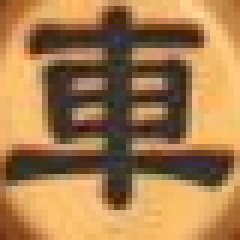
//> input picture sift_imgs/xiangqi_black_che.png, 40 x 40 px (shown 6 times larger)
$ ./recognizechess sift_imgs/xiangqi_black_che.png   (built with g++ and OpenCV 4)
//> lines starting //> are read from the running program, lines starting //| are printed output that depends on the picture
#include "opencv/cv.h"   //cv.h OpenCV的主要功能头文件，务必要；
#include "opencv/highgui.h" //显示图像用的，因为用到了显示图片，所以需要包含进去；

#include <iostream>
#include <string>

using namespace cv;
using namespace std;

#define DOUBLE_INF 1.79e+308

enum ChessType {BLACK_CHE = 0, BLACK_MA, BLACK_XIANG, BLACK_SHI, BLACK_JIANG, BLACK_ZU,
	RED_CHE, RED_MA, RED_XIANG, RED_SHI, RED_JIANG, RED_ZU, LAST_POS, UNKNOWNCHESS};

string chessnames[16] = {
	"BC", "BM", "BX", "BS", "BJ", "BP","BZ",
	"RC", "RM", "RX", "RS", "RJ", "RP","RZ",
	"LP", "NA"
};

IplImage ** templChesses = 0;

bool initTemplChesses()
{
	templChesses = new IplImage * [15];
	int id = 0;
	templChesses[id++] = cvLoadImage("/Users/xiaohang/Test/xiangqi2/sift_imgs/xiangqi_black_che.png", 1);
	templChesses[id++] = cvLoadImage("/Users/xiaohang/Test/xiangqi2/sift_imgs/xiangqi_black_ma.png", 1);
	templChesses[id++] = cvLoadImage("/Users/xiaohang/Test/xiangqi2/sift_imgs/xiangqi_black_xiang.png", 1);
	templChesses[id++] = cvLoadImage("/Users/xiaohang/Test/xiangqi2/sift_imgs/xiangqi_black_shi.png", 1);
	templChesses[id++] = cvLoadImage("/Users/xiaohang/Test/xiangqi2/sift_imgs/xiangqi_black_jiang.png", 1);
	templChesses[id++] = cvLoadImage("/Users/xiaohang/Test/xiangqi2/sift_imgs/xiangqi_black_pao.png", 1);
	templChesses[id++] = cvLoadImage("/Users/xiaohang/Test/xiangqi2/sift_imgs/xiangqi_black_zu.png", 1);

	templChesses[id++] = cvLoadImage("/Users/xiaohang/Test/xiangqi2/sift_imgs/xiangqi_red_che.png", 1);
	templChesses[id++] = cvLoadImage("/Users/xiaohang/Test/xiangqi2/sift_imgs/xiangqi_red_ma.png", 1);
	templChesses[id++] = cvLoadImage("/Users/xiaohang/Test/xiangqi2/sift_imgs/xiangqi_red_xiang.png", 1);
	templChesses[id++] = cvLoadImage("/Users/xiaohang/Test/xiangqi2/sift_imgs/xiangqi_red_shi.png", 1);
	templChesses[id++] = cvLoadImage("/Users/xiaohang/Test/xiangqi2/sift_imgs/xiangqi_red_jiang.png", 1);
	templChesses[id++] = cvLoadImage("/Users/xiaohang/Test/xiangqi2/sift_imgs/xiangqi_red_pao.png", 1);
	templChesses[id++] = cvLoadImage("/Users/xiaohang/Test/xiangqi2/sift_imgs/xiangqi_red_zu.png", 1);

	templChesses[id++] = cvLoadImage("/Users/xiaohang/Test/xiangqi2/sift_imgs/xiangqi_blank.png", 1);

	bool isok = true;
	for(int i = 0; i < 15; i++)
	{
		if(templChesses[i] == 0)
		{
			cout<<"unable to load "<<chessnames[i]<<endl;
			isok = false;
		}
	}
	if(!isok) return false;

	int width = templChesses[0]->width;
	int height = templChesses[0]->height;
	int hlfwid = width/2;
	int hlfhei = height/2;
	int nchannels = templChesses[0]->nChannels;
	for(int i = 0; i < 15; i++)
	{
		if(templChesses[i]->width != width ||
				templChesses[i]->height != height ||
				templChesses[i]->nChannels != nchannels)
		{
			cout<<"template images have different size"<<endl;
			return false;
		}
		//cvSmooth(templChesses[i], templChesses[i], CV_GAUSSIAN, 3,3,0,0);
		IplImage * hlfImg = cvCreateImage(cvSize(hlfwid, hlfhei), IPL_DEPTH_8U, nchannels);
		cvResize(templChesses[i], hlfImg);
		cvReleaseImage(&templChesses[i]);
		templChesses[i] = hlfImg;
	}
	return isok;
}

// [72 lines left out: functions bestMatchingScore, whichChess, not called in this run]

IplImage * cropImage(IplImage * src, int x, int y, int width, int height)
{
	cvSetImageROI(src, cvRect(x, y, width , height));
	IplImage * dst = cvCreateImage(cvSize(width,height), IPL_DEPTH_8U , src->nChannels);
	cvCopy(src, dst, 0);
    cvResetImageROI(src);
	return dst;
}

// [28 lines left out: function smoothData, not called in this run]
int main(int argc, char ** argv)
{
	if(argc != 2)
	{
		printf("No input image\n");
		return -1;
	}
	IplImage * image0 = cvLoadImage(argv[1], 0); // load as gray image
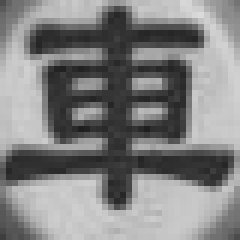
//> image0: 40 rows x 40 cols, CV_8UC1 (shown 6 times larger); min 30, max 219, mean 131
	IplImage * image1 = cvLoadImage(argv[1], 1); // load as color image
//> image1 is the input picture: 40 rows x 40 cols, CV_8UC3; mean B, G, R 77.6, 124.3, 166.4
	if(!image0 || !image1)
	{
		printf( "No image data \n" );
		return -1;
	}
	string filename = argv[1];
//> filename = "sift_imgs/xiangqi_black_che.png"
	string filename2;
	int width = image0->width;
//> width = 40
	int height = image0->height;
//> height = 40
	int nchannels = image0->nChannels;
//> nchannels = 1

	// 去掉两边的黑色边框
	for(int j = 0; j < height; j++)
	{
		int i = 0;
		int val = CV_IMAGE_ELEM(image0, unsigned char, j, i);
		while(val <= 30)
		{
			CV_IMAGE_ELEM(image0, unsigned char, j, i) = 255;
			i++;
			val = CV_IMAGE_ELEM(image0, unsigned char, j, i);
		}
		i = width-1;
		val = CV_IMAGE_ELEM(image0, unsigned char, j, i);
		while(val <= 30)
		{
			CV_IMAGE_ELEM(image0, unsigned char, j, i) = 255;
			i--;
			val = CV_IMAGE_ELEM(image0, unsigned char, j, i);
		}
	}
//> this loop made 40 passes
//> val on passes 1 to 12: 116, 126, 135, 141, 145, 145, 151, 162, 178, 185, 196, 205

	filename2 = filename + ".grid0.png";
	cvSaveImage(filename2.c_str(), image0);

	vector<double> xdata(width, 0);
	vector<double> ydata(height, 0);
	for(int j = 0; j < height; j++)
	{
		for(int i = 0; i < width; i++)
		{
			double val = CV_IMAGE_ELEM(image0, unsigned char, j, i);
			xdata[i] += 255.0 - val;
			ydata[j] += 255.0 - val;
		}
	}
//> after the loop, xdata = 40 values, max 7272 at index 19, min 3594 at index 34, mean 4958.1; ydata = 40 values, max 8095 at index 26, min 3017 at index 35, mean 4958.1
	//xdata = smoothData(xdata, 1); // 窗口半径
	//ydata = smoothData(ydata, 1);

	int bst_x0 = 0;
	double bst_xstep = 0;
	double max_xscore = 0;
	int min_xstep = width/10.0, max_xstep = width/8.0 + 0.5;
//> min_xstep = 4; max_xstep = 5

	for(double xstep = min_xstep; xstep <= max_xstep; xstep+=0.5)
	{
		//cout<<xstep<<" : "<<endl;
		for(int x0 = 0; x0 + 8*xstep < width; x0++)
		{
			double score = 0.0;
			for(int i = 0; i < 9; i++) score += xdata[(int)(x0 + i*xstep)];
			//cout<<"\t"<<x0<<" : "<<score<<endl;
			if(score > max_xscore)
			{
				max_xscore = score;
				bst_x0 = x0;
				bst_xstep = xstep;
			}
		}
	}
//> after the loop, max_xscore = 46669; bst_x0 = 1; bst_xstep = 4

	int bst_y0 = 0;
	double bst_ystep = 0;
	double max_yscore = 0;
	int min_ystep = height/11.0, max_ystep = height/9.0 + 0.5;
//> min_ystep = 3; max_ystep = 4

	for(double ystep = min_ystep; ystep <= max_ystep; ystep+=0.5)
	{
		for(int y0 = 0; y0 + 9*ystep < height; y0++)
		{
			double score = 0.0;
			for(int i = 0; i < 10; i++) score += ydata[(int)(y0 + i*ystep)];
			if(score > max_yscore)
			{
				max_yscore = score;
				bst_y0 = y0;
				bst_ystep = ystep;
			}
		}
	}
//> after the loop, max_yscore = 56050; bst_y0 = 1; bst_ystep = 3
	cout<<"bst_x0 = "<<bst_x0<<" bst_xstep = "<< bst_xstep<<endl;
//| bst_x0 = 1 bst_xstep = 4
	cout<<"bst_y0 = "<<bst_y0<<" bst_ystep = "<< bst_ystep<<endl;
//| bst_y0 = 1 bst_ystep = 3

	int height2 = image1->height/(double)image1->width * 540.0 + 0.5;
//> height2 = 540
	IplImage * boardImage = cvCreateImage(cvSize(540, height2), IPL_DEPTH_8U, image1->nChannels);
	cvResize(image1, boardImage);
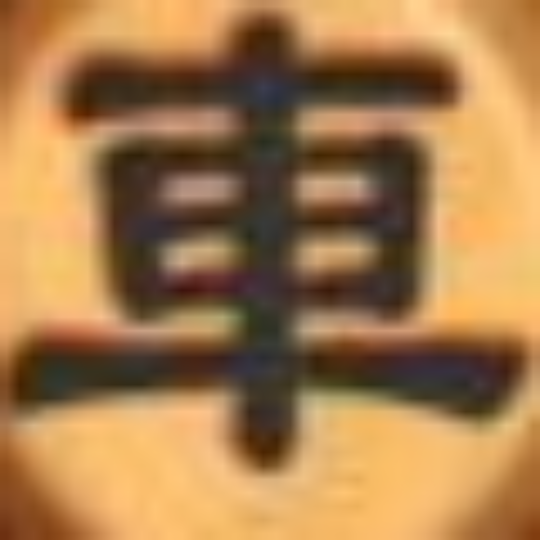
//> boardImage: 540 rows x 540 cols, CV_8UC3; mean B, G, R 77.5, 124.2, 166.2
	//
	//the font variable
	CvFont font;
	double hScale=1;
	double vScale=1;
	int lineWidth=2;// 相当于写字的线条
	// 初始化字体
	cvInitFont(&font,CV_FONT_HERSHEY_SIMPLEX|CV_FONT_ITALIC, hScale,vScale,0,lineWidth);//初始化字体，准备写到图片上的

	initTemplChesses();
//> in initTemplChesses, `templChesses[id++] = cvLoadImage("/Users/xiaohang/Test/xiangqi2/sift_i..`: id = 1
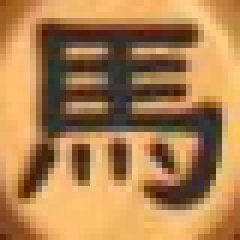
//> input picture sift_imgs/xiangqi_black_ma.png, 40 x 40 px (shown 6 times larger)
//> in initTemplChesses, `templChesses[id++] = cvLoadImage("/Users/xiaohang/Test/xiangqi2/sift_i..`: id = 2
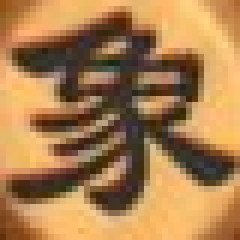
//> input picture sift_imgs/xiangqi_black_xiang.png, 40 x 40 px (shown 6 times larger)
//> in initTemplChesses, `templChesses[id++] = cvLoadImage("/Users/xiaohang/Test/xiangqi2/sift_i..`: id = 3
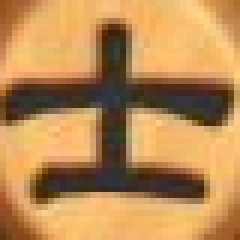
//> input picture sift_imgs/xiangqi_black_shi.png, 40 x 40 px (shown 6 times larger)
//> in initTemplChesses, `templChesses[id++] = cvLoadImage("/Users/xiaohang/Test/xiangqi2/sift_i..`: id = 4
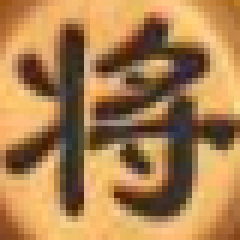
//> input picture sift_imgs/xiangqi_black_jiang.png, 40 x 40 px (shown 6 times larger)
//> in initTemplChesses, `templChesses[id++] = cvLoadImage("/Users/xiaohang/Test/xiangqi2/sift_i..`: id = 5
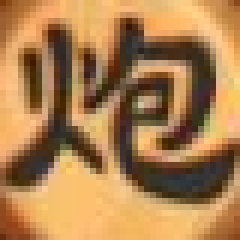
//> input picture sift_imgs/xiangqi_black_pao.png, 40 x 40 px (shown 6 times larger)
//> in initTemplChesses, `templChesses[id++] = cvLoadImage("/Users/xiaohang/Test/xiangqi2/sift_i..`: id = 6
//> xiangqi_black_zu.png cannot be read in this run, so this picture is empty
//> in initTemplChesses, `templChesses[id++] = cvLoadImage("/Users/xiaohang/Test/xiangqi2/sift_i..`: id = 7
//> xiangqi_red_che.png cannot be read in this run, so this picture is empty
//> in initTemplChesses, `templChesses[id++] = cvLoadImage("/Users/xiaohang/Test/xiangqi2/sift_i..`: id = 8
//> xiangqi_red_ma.png cannot be read in this run, so this picture is empty
//> in initTemplChesses, `templChesses[id++] = cvLoadImage("/Users/xiaohang/Test/xiangqi2/sift_i..`: id = 9
//> xiangqi_red_xiang.png cannot be read in this run, so this picture is empty
//> in initTemplChesses, `templChesses[id++] = cvLoadImage("/Users/xiaohang/Test/xiangqi2/sift_i..`: id = 10
//> xiangqi_red_shi.png cannot be read in this run, so this picture is empty
//> in initTemplChesses, `templChesses[id++] = cvLoadImage("/Users/xiaohang/Test/xiangqi2/sift_i..`: id = 11
//> xiangqi_red_jiang.png cannot be read in this run, so this picture is empty
//> in initTemplChesses, `templChesses[id++] = cvLoadImage("/Users/xiaohang/Test/xiangqi2/sift_i..`: id = 12
//> xiangqi_red_pao.png cannot be read in this run, so this picture is empty
//> in initTemplChesses, `templChesses[id++] = cvLoadImage("/Users/xiaohang/Test/xiangqi2/sift_i..`: id = 13
//> xiangqi_red_zu.png cannot be read in this run, so this picture is empty
//> in initTemplChesses, `templChesses[id++] = cvLoadImage("/Users/xiaohang/Test/xiangqi2/sift_i..`: id = 14
//> xiangqi_blank.png cannot be read in this run, so this picture is empty
//> in initTemplChesses, `templChesses[id++] = cvLoadImage("/Users/xiaohang/Test/xiangqi2/sift_i..`: id = 15
//> (the run ends here: the program stops with an error, at `cvCopy(src, dst, 0);`)
